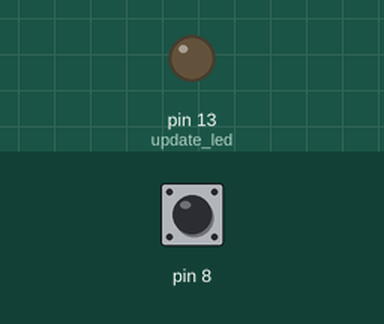
Recording of a sketch running on a simulated Arduino Uno, built with avr-gcc and run on an emulated ATmega328P. Shown: output pins drawn as LEDs (lit = HIGH). The test bench sets the inputs (shaded band); at power-on: pin 8 HIGH.

Above: at 0.8 s.
0.9 s: pin 8 pulled LOW for 0.15 s
At 3.7 s:
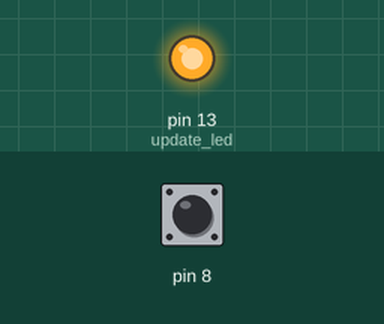
Timing chart, 0 to 10.0 s (numbered marks = the images above; inputs shaded):
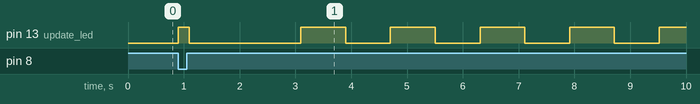

The sketch:

task_5.ino
```cpp
#include <avr/io.h>
#include <util/delay.h>
#include <Arduino.h>

// --- FORWARD DECLARATIONS ---
extern "C" {
  void __attribute__((used, noinline, noreturn)) modeA_entry();
  void __attribute__((used, noinline, noreturn)) modeB_entry();
  void __attribute__((used, noinline, noreturn)) modeC_entry();
}

// --- GLOBALS ---
volatile uint8_t action_state = 0;
volatile uint8_t action_idx = 0;
bool led_target = false;

void update_led() {
  if (action_state == 1) {
    if (led_target) PORTB &= ~(1 << 5); else PORTB |= (1 << 5);
  } else if (action_state == 2) {
    if (led_target) {
      PORTB |= (1 << 5); _delay_us(200);
      PORTB &= ~(1 << 5); _delay_us(800);
    } else {
      PORTB &= ~(1 << 5); _delay_us(1000);
    }
  } else {
    if (led_target) PORTB |= (1 << 5); else PORTB &= ~(1 << 5);
  }
}

void run_delay(uint16_t ms) {
  for (uint16_t i = 0; i < ms; i++) {
    static bool last_btn = false;
    bool current_btn = (PINB & (1 << 0)) == 0;

    if (current_btn && !last_btn) {
      asm volatile(
        "ldi r30, lo8(pm(JumpTable_%=)) \n\t"
        "ldi r31, hi8(pm(JumpTable_%=)) \n\t"
        "add r30, %[idx]               \n\t"
        "adc r31, __zero_reg__         \n\t"
        "ijmp                          \n\t"
        "JumpTable_%=:                 \n\t"
        "rjmp Action0_%=               \n\t"
        "rjmp Action1_%=               \n\t"
        "rjmp Action2_%=               \n\t"
        "rjmp Action3_%=               \n\t"
        "Action0_%=: ldi %[state], 1   \n\t ldi %[idx], 1 \n\t rjmp Done_%= \n\t"
        "Action1_%=: ldi %[state], 2   \n\t ldi %[idx], 2 \n\t rjmp Done_%= \n\t"
        "Action2_%=: ldi %[state], 0   \n\t ldi %[idx], 3 \n\t rjmp Done_%= \n\t"
        "Action3_%=: ldi %[state], 0   \n\t ldi %[idx], 0 \n\t rjmp Done_%= \n\t"
        "Done_%=:                      \n\t"
        : [idx] "+r" (action_idx), [state] "+r" (action_state)
        : : "r30", "r31"
      );
      _delay_ms(50);
    }
    last_btn = current_btn;
    update_led();
    if (action_state != 2) _delay_ms(1);
  }
}

extern "C" {
  void modeA_entry() { while (1) { led_target = 1; run_delay(800); led_target = 0; run_delay(800); } }
  void modeB_entry() { while (1) { led_target = 1; run_delay(150); led_target = 0; run_delay(150); led_target = 1; run_delay(150); led_target = 0; run_delay(800); } }
  void modeC_entry() { while (1) { led_target = 1; run_delay(50);  led_target = 0; run_delay(50); } }
}

void setup() {
  DDRB |= (1 << 5); DDRB &= ~(1 << 0); PORTB |= (1 << 0);

  // Phase 1: Wait for press
  asm volatile(
    "1: sbic %0, 0 \n\t"
    "rjmp 1b       \n\t"
    : : "I" (_SFR_IO_ADDR(PINB))
  );

  PORTB |= (1 << 5); _delay_ms(200); PORTB &= ~(1 << 5);

  // Phase 2: Selection
  uint8_t presses = 1;
  uint32_t start_time = millis();
  bool last_btn_state = false;
  while (millis() - start_time < 2000) {
    bool current_btn_state = (PINB & (1 << 0)) == 0;
    if (current_btn_state && !last_btn_state) { presses++; _delay_ms(50); }
    last_btn_state = current_btn_state;
  }

  // Phase 3: The Jump (Revised to prevent garbage error)
  if (presses == 1)      asm volatile("jmp modeA_entry");
  else if (presses == 2) asm volatile("jmp modeB_entry");
  else                   asm volatile("jmp modeC_entry");
}

void loop() {}
```

Measured:
- after the input at 0.9 s, pin 13 (update_led): goes HIGH 0.20 s, LOW 2.0 s, 4 × (HIGH 0.80 s, LOW 0.80 s), then HIGH, starting at once
